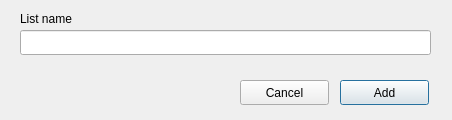
<?xml version="1.0" encoding="UTF-8"?>
<ui version="4.0">
 <class>ListAdderDialog</class>
 <widget class="QDialog" name="ListAdderDialog">
  <property name="geometry">
   <rect>
    <x>0</x>
    <y>0</y>
    <width>452</width>
    <height>120</height>
   </rect>
  </property>
  <property name="sizePolicy">
   <sizepolicy hsizetype="Preferred" vsizetype="Preferred">
    <horstretch>0</horstretch>
    <verstretch>0</verstretch>
   </sizepolicy>
  </property>
  <property name="minimumSize">
   <size>
    <width>452</width>
    <height>120</height>
   </size>
  </property>
  <property name="maximumSize">
   <size>
    <width>452</width>
    <height>120</height>
   </size>
  </property>
  <property name="windowTitle">
   <string>Dialog</string>
  </property>
  <widget class="QLabel" name="label_2">
   <property name="geometry">
    <rect>
     <x>20</x>
     <y>10</y>
     <width>101</width>
     <height>17</height>
    </rect>
   </property>
   <property name="text">
    <string>List name</string>
   </property>
  </widget>
  <widget class="QLineEdit" name="name_ed">
   <property name="geometry">
    <rect>
     <x>20</x>
     <y>30</y>
     <width>411</width>
     <height>25</height>
    </rect>
   </property>
  </widget>
  <widget class="QLabel" name="outputlbl">
   <property name="geometry">
    <rect>
     <x>140</x>
     <y>100</y>
     <width>291</width>
     <height>21</height>
    </rect>
   </property>
   <property name="sizePolicy">
    <sizepolicy hsizetype="Preferred" vsizetype="Preferred">
     <horstretch>0</horstretch>
     <verstretch>0</verstretch>
    </sizepolicy>
   </property>
   <property name="text">
    <string/>
   </property>
   <property name="alignment">
    <set>Qt::AlignRight|Qt::AlignTrailing|Qt::AlignVCenter</set>
   </property>
  </widget>
  <widget class="QPushButton" name="savebtn">
   <property name="geometry">
    <rect>
     <x>340</x>
     <y>80</y>
     <width>89</width>
     <height>25</height>
    </rect>
   </property>
   <property name="text">
    <string>Add</string>
   </property>
  </widget>
  <widget class="QPushButton" name="cancelbtn">
   <property name="geometry">
    <rect>
     <x>240</x>
     <y>80</y>
     <width>89</width>
     <height>25</height>
    </rect>
   </property>
   <property name="text">
    <string>Cancel</string>
   </property>
  </widget>
 </widget>
 <resources/>
 <connections/>
</ui>
